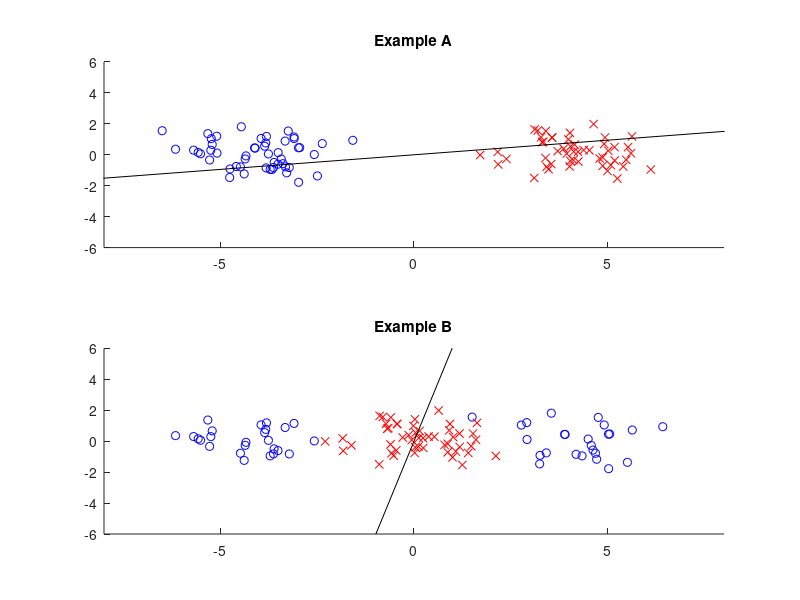

The MATLAB source for this figure:
%% Example 17.1 Fisher Discriminant Analysis
%
% * *Result in book* : Figure 17.1
% * *Code in book* : Figure 17.2
% * *Output* : |eg17_1.png|
% * *Usage* : |eg17_1(), eg17_1(100)|
%
%% Source Code
function eg17_1(n)
    % init
    rng(0, 'v5uniform'); rng(0, 'v5normal');
    % recommended, use it in future instead of
    % rand('state', 0); randn('state', 0);
    if nargin < 1
        n = 100;
    end
    x_ = randn(n, 2);
    y = [ones(n / 2, 1); 2 * ones(n / 2, 1)];
    figure('Name', 'Fisher Discriminant Analysis Example');
    
    x = x_;
    x(1 : n / 2, 1) = x(1 : n / 2, 1) - 4;
    x(n / 2 + 1 : end, 1) = x(n / 2 + 1: end, 1) + 4;
    [t, v] = fisher_( x );
    subplot(2, 1, 1); hold on; title('Example A');
    axis([-8, 8, -6, 6]);
    plot(x(y == 1, 1), x(y == 1, 2), 'bo');
    plot(x(y == 2, 1), x(y == 2, 2), 'rx');
    plot(99 * [-t(1), t(1)], 99 * [-t(2), t(2)], 'k-');

    x = x_;
    x(1 : n / 4, 1) = x(1 : n / 4, 1) - 4;
    x(n / 4 + 1 : n / 2, 1) = x(n / 4 + 1: n / 2, 1) + 4;
    [t, v] = fisher_( x );
    subplot(2, 1, 2); hold on; title('Example B');
    axis([-8, 8, -6, 6]);
    plot(x(y == 1, 1), x(y == 1, 2), 'bo');
    plot(x(y == 2, 1), x(y == 2, 2), 'rx');
    plot(99 * [-t(1), t(1)], 99 * [-t(2), t(2)], 'k-');

    saveas(gcf, 'eg17_1', 'png');

    function [t, v] = fisher_( x )
        x = x - repmat(mean(x), [n, 1]);
        m1 = mean(x(y == 1, :));
        m2 = mean(x(y == 2, :));
        x1 = x(y == 1, :) - repmat(m1, [n / 2, 1]);
        x2 = x(y == 2, :) - repmat(m2, [n / 2, 1]);
        [t, v] = eigs(n / 2 * m1' * m1 + n / 2 * m2' * m2, ...
            x1' * x1 + x2' * x2, 1);
    end
end
